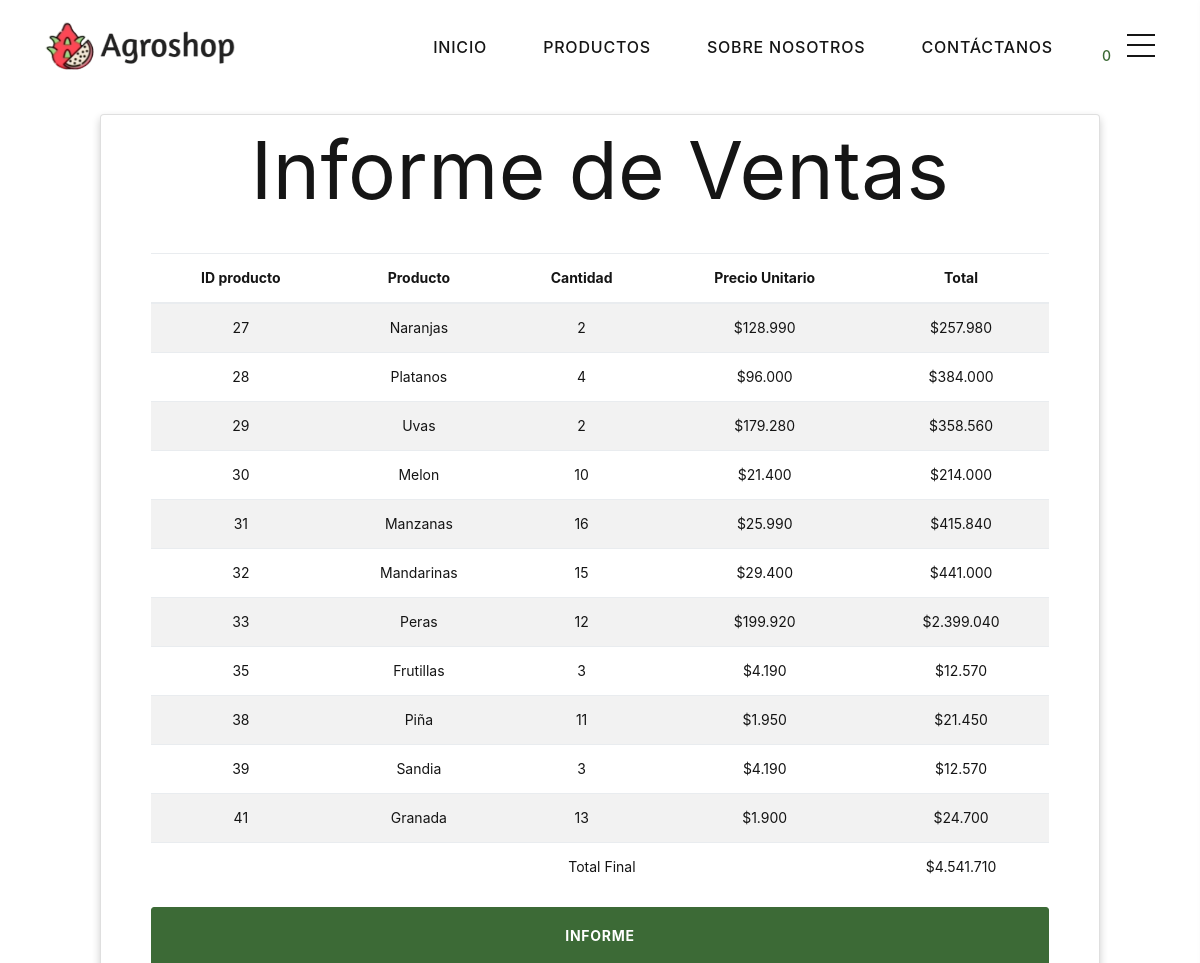
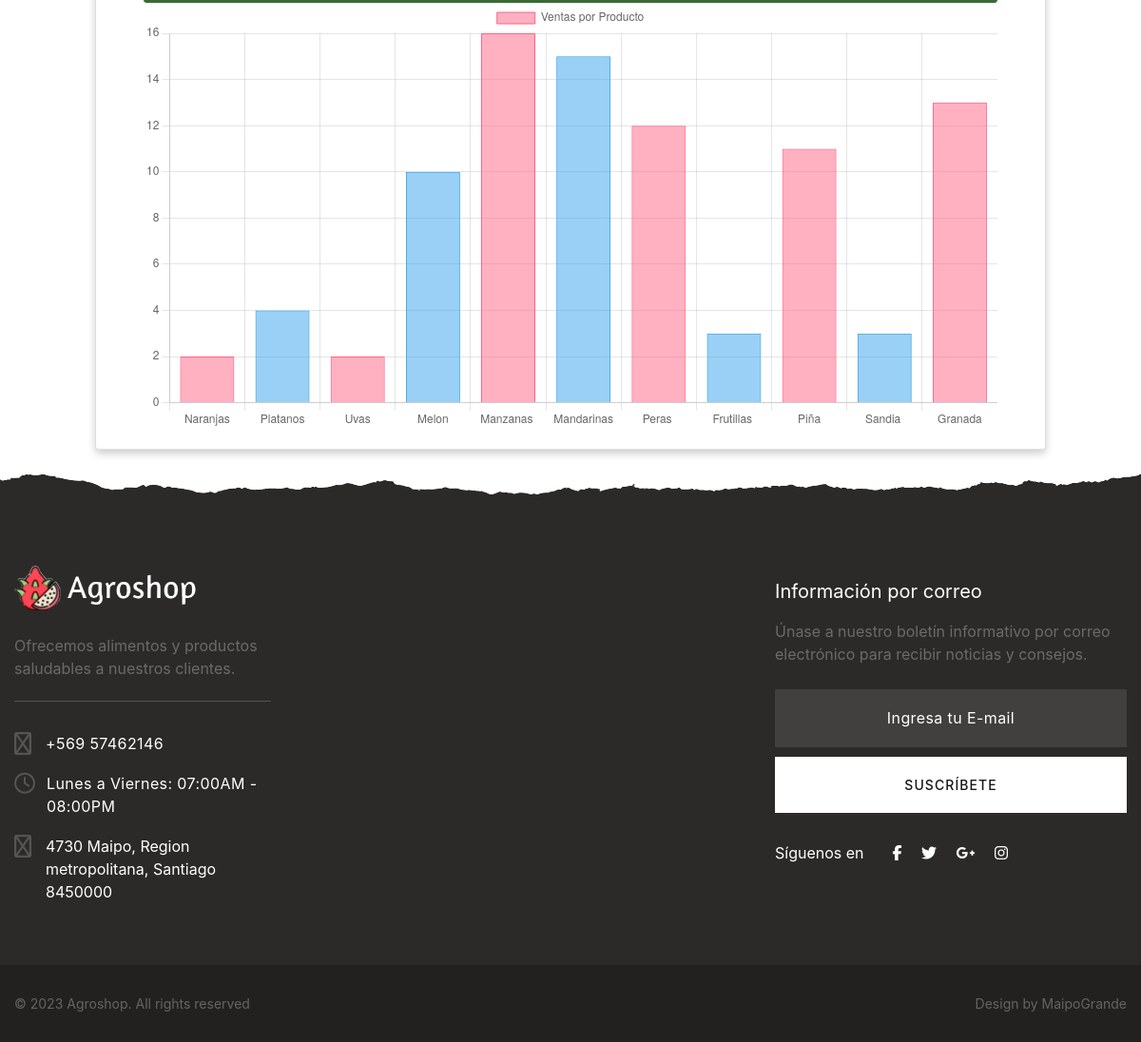
/informes_venta_admin.php (signed in), run on the app's committed database (2 pictures, top to bottom).
### tables this page shows
CREATE TABLE `producto` (
  `id_producto` int(11) NOT NULL,
  `pro_imagen` varchar(255) NOT NULL,
  `pro_nombre` varchar(255) NOT NULL,
  `pro_descripcion` varchar(255) NOT NULL,
  `pro_precio` varchar(255) NOT NULL,
  `pro_stock` varchar(255) NOT NULL,
  `pro_tipo` varchar(255) NOT NULL,
  `pro_estado` int(10) UNSIGNED NOT NULL DEFAULT 1,
  `id_usuario` int(11) NOT NULL,
  `id_unit` int(11) NOT NULL,
  `id_tipoproducto` int(11) NOT NULL
);

### informes_venta_admin.php (the view, shortened to what this page needs)
<?php ob_start();
include('header.php');
include_once 'config/config.php';
$totalFinal = 0;
$sql = "SELECT a.pdd_nombre, SUM(a.pdd_cantidad) AS cantidad2, a.pdd_precio, a.pdd_total, b.id_producto
FROM pedidodatos a
INNER JOIN producto b ON a.id_producto = b.id_producto
GROUP BY a.pdd_nombre
ORDER BY b.id_producto
";
$resultado = mysqli_query($conexion, $sql);
?>
<br>
<div class="col-md-10 card card-body mb-5" style="margin:auto;padding:auto;">
    <h2 class="text-center mb-4">Informe de Ventas</h2>
    <div class="container mt-4 row">
        <div class="col">
            <div style="overflow-x:auto;">
                <table class="table borderless table-striped ">
                    <thead>
                        <tr>
                            <th>ID producto</th>
                            <th>Producto</th>
                            <th>Cantidad</th>
                            <th>Precio Unitario</th>
                            <th>Total</th>
                        </tr>
                    </thead>
                    <tbody>
                        <?php
                        while($producto = mysqli_fetch_assoc($resultado)) {
                            $totalf = $producto['cantidad2'] * $producto['pdd_precio'];
                            echo "<tr>";
                            echo "<td>".$producto['id_producto']."</td>";
                            echo "<td>".$producto['pdd_nombre']."</td>";
                            echo "<td>".$producto['cantidad2']."</td>";
                            echo "<td>$".number_format($producto['pdd_precio'], 0, ',', '.')."</td>";
                            echo "<td>$".number_format($totalf, 0, ',', '.')."</td>";
                            echo "</tr>";
                            $totalFinal += $totalf;
                        } ?>
                    </tbody>
                    <tfoot>
                        <?php
                        if($totalFinal !== null) {
                            echo "<tr>";
                            echo "<td></td>";
                            echo "<td colspan='3'>Total Final</td>";
                            echo "<td>$".number_format($totalFinal, 0, ',', '.')."</td>";
                            echo "</tr>";
                        } else {
                            echo "<tr><td colspan='4'>No hay productos</td></tr>";
                        }
                        ?>
                    </tfoot>
                </table>
            </div>
            <a href="factura/invoice4.php" class="btn btn-primary btn-block"><b>Informe</b></a>
        </div>
        <?php
        $busqueda = "SELECT a.pro_nombre, SUM(b.pdd_cantidad) as cantidad
        FROM producto a
        INNER JOIN pedidodatos b ON b.id_producto = a.id_producto
        GROUP BY a.pro_nombre
        ORDER BY b.id_producto";
        $resultado = mysqli_query($conexion, $busqueda);
        $datosProductos = [];
        while($producto = mysqli_fetch_assoc($resultado)) {
            $datosProductos[] = [$producto['pro_nombre'], $producto['cantidad']];
        }
        $labels = [];
        $data = [];
        foreach($datosProductos as $producto) {
            $labels[] = $producto[0];
            $data[] = $producto[1];
        }
        ?>
        <div class="col">
            <canvas id="graficoVentas" width="auto" height="auto"></canvas>
        </div>
        <script>
            // Datos de ejemplo para el gráfico
            var datosVentas = {
                labels: <?php echo json_encode($labels); ?>,
                datasets: [{
                    label: 'Ventas por Producto',
                    data: <?php echo json_encode($data); ?>,
                    backgroundColor: [
                        'rgba(255, 99, 132, 0.5)',
                        'rgba(54, 162, 235, 0.5)'
                        // Agrega más colores según sea necesario
                    ],
                    borderColor: [
                        'rgba(255, 99, 132, 1)',
                        'rgba(54, 162, 235, 1)'
                        // Agrega más colores según sea necesario
                    ],
                    borderWidth: 1
                }]
            };
            // Obtener el contexto del lienzo
            var contexto = document.getElementById('graficoVentas').getContext('2d');
            // Crear el gráfico de barras
            var graficoVentas = new Chart(contexto, {
                type: 'bar',
                data: datosVentas,
                options: {
                    scales: {
                        y: {
                            beginAtZero: true
                        }
                    }
                }
            });
        </script>
    </div>
</div>
<?php ob_end_flush();
include('footer.php'); ?>

### data on the page
producto: id_producto "27", pdd_nombre "Naranjas", cantidad2 "2", pdd_precio "128.990", totalf "257.980"
producto: id_producto "28", pdd_nombre "Platanos", cantidad2 "4", pdd_precio "96.000", totalf "384.000"
producto: id_producto "29", pdd_nombre "Uvas", cantidad2 "2", pdd_precio "179.280", totalf "358.560"
producto: id_producto "30", pdd_nombre "Melon", cantidad2 "10", pdd_precio "21.400", totalf "214.000"
producto: id_producto "31", pdd_nombre "Manzanas", cantidad2 "16", pdd_precio "25.990", totalf "415.840"
producto: id_producto "32", pdd_nombre "Mandarinas", cantidad2 "15", pdd_precio "29.400", totalf "441.000"
producto: id_producto "33", pdd_nombre "Peras", cantidad2 "12", pdd_precio "199.920", totalf "2.399.040"
producto: id_producto "35", pdd_nombre "Frutillas", cantidad2 "3", pdd_precio "4.190", totalf "12.570"
producto: id_producto "38", pdd_nombre "Piña", cantidad2 "11", pdd_precio "1.950", totalf "21.450"
producto: id_producto "39", pdd_nombre "Sandia", cantidad2 "3", pdd_precio "4.190", totalf "12.570"
producto: id_producto "41", pdd_nombre "Granada", cantidad2 "13", pdd_precio "1.900", totalf "24.700"

### other printed values
$totalCantidad "0"
$totalFinal "4.541.710"
chart data {{ json_encode($data) }} ["2","4","2","10","16","15","12","3","11","3","13"]
